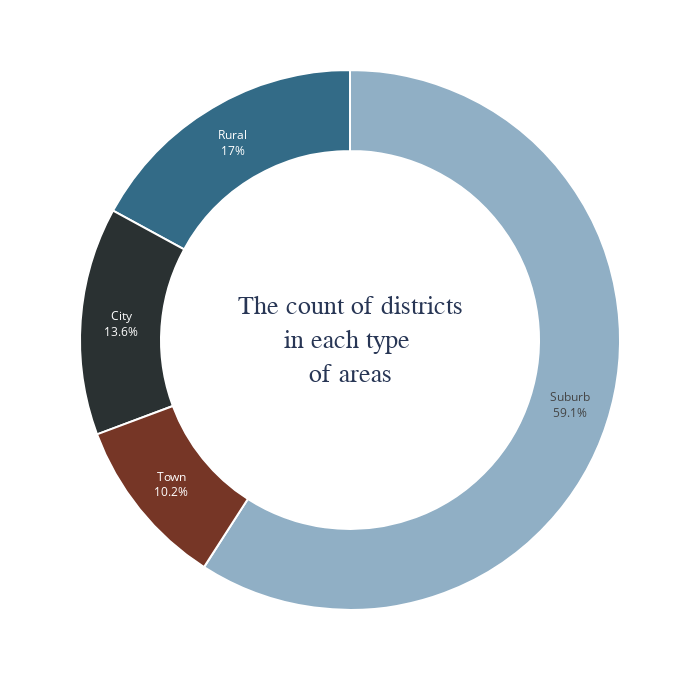

The notebook cell saved with this chart:
### Code cell
fig = px.pie(districts['locale'].value_counts().reset_index().rename(columns = {'locale': 'count'}), values = 'count', names = 'index', width = 700, height = 700)

fig.update_traces(textposition = 'inside', 
                  textinfo = 'percent + label', 
                  hole = 0.7, 
                  marker = dict(colors = ['#90afc5','#336b87','#2a3132','#763626'], line = dict(color = 'white', width = 2)))

fig.update_layout(annotations = [dict(text = ' The count of districts <br>in each type <br>of areas', 
                                      x = 0.5, y = 0.5, font_size = 26, showarrow = False, 
                                      font_family = 'monospace',
                                      font_color = '#283655')],
                  showlegend = False)
                  
fig.show()

### Figure 1 — Plotly figure (JSON) as saved in the notebook; plotly's stock layout.template omitted (floating-point values rounded to 4 significant figures)
{"data": [{"domain": {"x": [0, 1], "y": [0, 1]}, "hole": 0.7, "hovertemplate": "index=%{label}<br>count=%{value}<extra></extra>", "labels": ["Suburb", "Rural", "City", "Town"], "legendgroup": "", "marker": {"colors": ["#90afc5", "#336b87", "#2a3132", "#763626"], "line": {"color": "white", "width": 2}}, "name": "", "showlegend": true, "textinfo": "percent+label", "textposition": "inside", "type": "pie", "values": [52, 15, 12, 9]}], "layout": {"annotations": [{"font": {"color": "#283655", "family": "monospace", "size": 26}, "showarrow": false, "text": " The count of districts <br>in each type <br>of areas", "x": 0.5, "y": 0.5}], "height": 700, "legend": {"tracegroupgap": 0}, "margin": {"t": 60}, "showlegend": false, "width": 700}}
